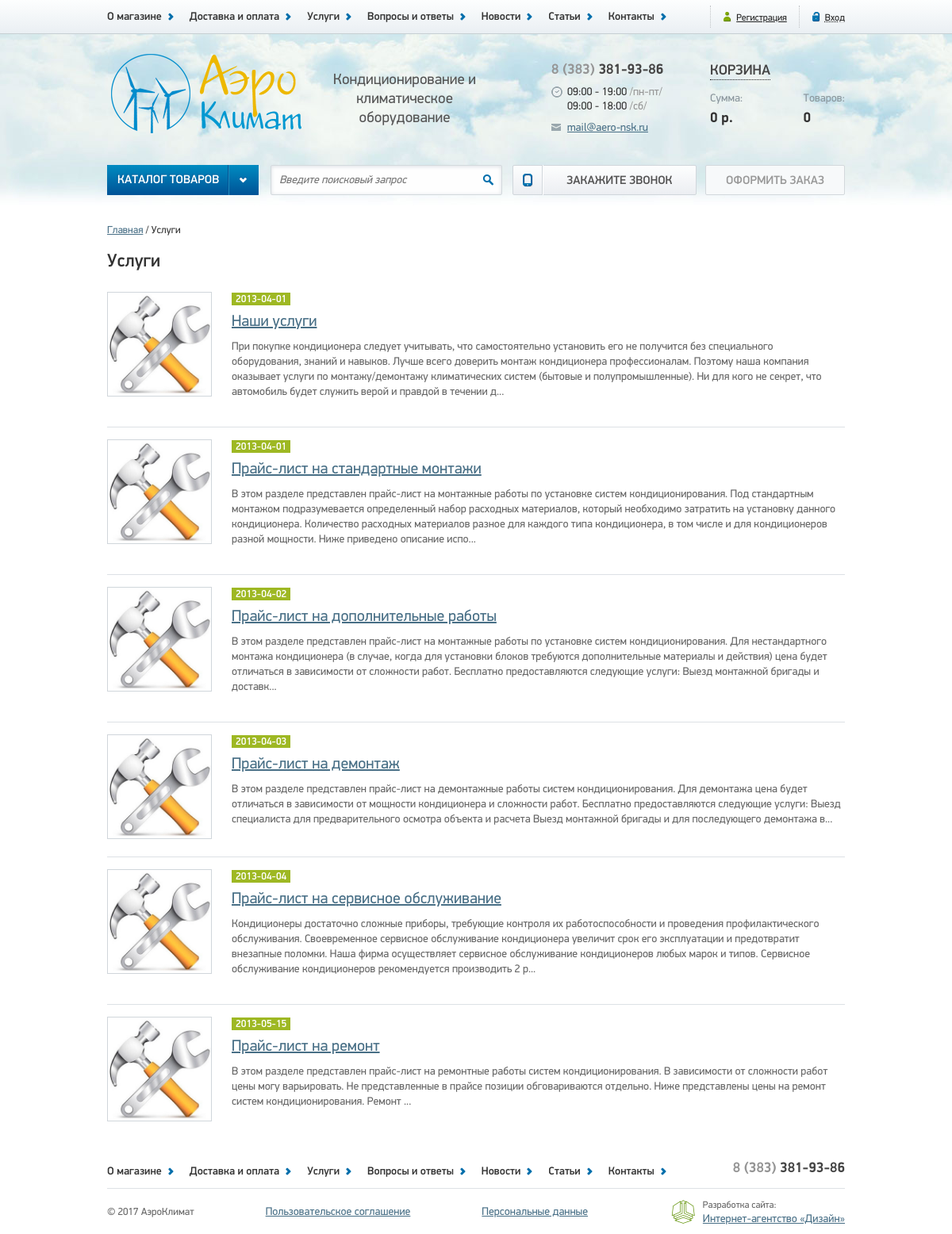
/services, run on the app's committed database.
### tables this page shows
CREATE TABLE `pages` (
  `id` int(3) NOT NULL,
  `name` varchar(255) NOT NULL,
  `title` varchar(255) NOT NULL,
  `meta_d` varchar(255) NOT NULL,
  `meta_k` varchar(255) NOT NULL,
  `image` varchar(255) NOT NULL,
  `text` text NOT NULL,
  `text1` text NOT NULL,
  `text2` text NOT NULL,
  `text3` text NOT NULL
);

CREATE TABLE `services` (
  `id` int(5) NOT NULL,
  `author_id` int(5) DEFAULT NULL,
  `title` varchar(255) NOT NULL,
  `date` date NOT NULL,
  `image` varchar(255) NOT NULL,
  `text` text NOT NULL
);

### app/Controllers/Services.php (called while the page is built, shortened)
<?php
class Services
    extends Controller
{
    protected function actionDefault()
    {
        $this->view->items = Service::findAll();
        $this->view->page  = Page::findByName('services');
        $this->view->display(__DIR__ . '/../../views/default/news.php');
    }
}

### public/index.php (called while the page is built, shortened)
<?php
$uri = $_SERVER['REQUEST_URI'];
$parts = explode('/', $uri);
foreach ($parts as $key => $part){
    $parts[$key] = ucfirst($part);
}
if ($parts[1] === 'Admin'){
    $controllerClass = '\\App\\Controllers\\Admin\\' . (!empty($parts[2]) ? $parts[2] : 'Index');
    if (!class_exists($controllerClass)) {
        $controller = new Errors();
        $controller->action('403');
    }
    $actionName = (!empty($parts[3]) ? $parts[3] : 'Default');
} else {
    $actionName = (!empty($parts[2]) ? $parts[2] : 'Default');
}
$controller = new $controllerClass;
try {
    $controller->action($actionName);
} catch (DbException $e) {
    $controller = new Errors();
    $controller->action('500');
} catch (NotFoundException $e) {
    $controller = new Errors();
    $controller->action('404');
}

### app/Db.php (called while the page is built, shortened)
<?php
class Db
{
    protected $dbh;
    public function __construct()
    {
        $config = Config::getInstance()->data;
        $dsn = 'mysql:host=' . $config['db']['host'] . ';dbname=' . $config['db']['dbname'];
        try {
            $this->dbh = new \PDO($dsn, $config['db']['user'], $config['db']['password']);
        } catch (\PDOException $e) {
            $exc = new DbException($e->getMessage(), $e->getCode());
            Logger::getInstance()->emergency($exc);
            throw $exc;
        }
    }
    public function query(string $sql, string $class, array $params = [])
    {
        try {
            $sth = $this->dbh->prepare($sql);
            $sth->execute($params);
            return $sth->fetchAll(\PDO::FETCH_CLASS, $class);
        } catch (\PDOException $e) {
            $exc = new DbException($e->getMessage(), $e->getCode());
            Logger::getInstance()->error($exc);
            throw $exc;
        }
    }
}

### app/Traits/Singleton.php (called while the page is built, shortened)
<?php
trait Singleton
{
    private static $instance = null;
    public static function getInstance()
    {
        if (static::$instance === null) {
            static::$instance = new static();
        }
        return static::$instance;
    }
}

### app/Config.php (called while the page is built, shortened)
<?php
class Config
{
    private function __construct()
    {
        $this->data = require __DIR__ . '/../config/config.php';
    }
}

### config/config.php (called while the page is built)
<?php
return [
    'db' => [
        'host'     => 'localhost',
        'dbname'   => 'aero',
        'user'     => 'root',
        'password' => ''
    ],
    'log' => [
        'error'    => __DIR__ . '/../logs/errors.log'
    ]
];

### app/Models/Model.php (called while the page is built, shortened)
<?php
abstract class Model
{
    protected static $table = null;
    public static function findAll()
    {
        $sql = 'SELECT * FROM ' . static::$table . ' ORDER BY id';
        $db = new Db();
        $data = $db->query($sql, static::class);
        return $data;
    }
    public static function findByName(string $name)
    {
        $sql = 'SELECT * FROM ' . static::$table . ' WHERE name=:name';
        $params = [
            ':name' => $name
        ];
        $db = new Db();
        $data = $db->query($sql, static::class, $params);
        return array_shift($data);
    }
}

### app/Traits/Magic.php (called while the page is built, shortened)
<?php
trait Magic
{
    protected $data = [];
    public function __set($name, $value)
    {
        $this->data[$name] = $value;
    }
    public function __get($name)
    {
        return $this->data[$name];
    }
}

### app/Models/Service.php (called while the page is built, shortened)
<?php
class Service
    extends Model
{
    public function __get($name)
    {
        return $this->data[$name];
    }
}

### views/default/news.php (the view)
<?php require __DIR__ . '/../header.php'; ?>
<section class="container clearfix">
    <div class="path">
        <span>
            <a href="/">Главная</a>
        </span>
        <span>
            <?php echo $page->title; ?>
        </span>
    </div>
    <main class="wide">
        <h1><?php echo $page->title; ?></h1>
        <?php foreach ($items as $item) : ?>
            <article class="clearfix">
                <img class="left" src="/images/<?php echo $page->name; ?>/<?php echo $item->image; ?>" width="130"/>
                <span class="date"><?php echo $item->date; ?></span>
                <a href="/<?php echo $page->name; ?>/show/?id=<?php echo $item->id; ?>" class="title">
                    <?php echo $item->title; ?>
                </a>
                <p><?php echo strip_tags(mb_substr($item->text, 0, 400) . '...'); ?></p>
            </article>
        <?php endforeach; ?>
    </main>
</section>
<?php require __DIR__ . '/../footer.php';

### public/css/style.css (style rules this page uses)
.left { float: left; }
.clearfix::after { content:""; display: table; clear: both; }
body { background: #ffffff url(/images/bg.jpg) repeat-x 0 42px; }
p { font: 14px/19px "Display"; color: #666666; margin-top: 10px; margin-bottom: 20px; }
h1 { font: 23px "DisplayMedium"; color: #333; padding-bottom: 10px; }
.container { width: 930px; margin: 0 auto; }
.path { margin: 15px 0; font: 13px "Display"; color: #333333; }
.path a { font-size: 13px; }
.path span:after { content: " / "; }
.path span:last-child::after { content: ""; }
main.wide img, main.narrow img { border: 1px solid #D0D6DB; margin: 0 25px 7px 0; }
main.wide article, main.narrow article { padding: 15px 0; border-bottom: 1px solid #dde1e5; }
main.wide article:last-child, main.narrow article:last-child { border-bottom: none; }
main.wide .date, main.narrow .date { font: 13px "DisplayMedium"; color: #fff; padding: 0 5px; background: #9eb823; }
main.wide .title, main.narrow .title { display: block; font: 20px/24px "Display"; margin: 8px 0; }

### data on the page
pages: title "Услуги"
services: image.name (picture), date "2013-04-01", title "Наши услуги", text "При покупке кондиционера следует учитывать, что самостоятельно установить его не получится без специального оборудования, знаний и навыков. Лучше всего доверить монтаж кондиционера профессионалам. Поэтому наша компания оказывает услуги по монтажу/демонтажу климатических систем (бытовые и полупромышленные). Ни для кого не секрет, что автомобиль будет служить верой и правдой в течении д..."
services: image.name (picture), date "2013-04-01", title "Прайс-лист на стандартные монтажи", text "В этом разделе представлен прайс-лист на монтажные работы по установке систем кондиционирования. Под стандартным монтажом подразумевается определенный набор расходных материалов, который необходимо затратить на установку данного кондиционера. Количество расходных материалов разное для каждого типа кондиционера, в том числе и для кондиционеров разной мощности. Ниже приведено описание испо..."
services: image.name (picture), date "2013-04-02", title "Прайс-лист на дополнительные работы", text "В этом разделе представлен прайс-лист на монтажные работы по установке систем кондиционирования. Для нестандартного монтажа кондиционера (в случае, когда для установки блоков требуются дополнительные материалы и действия) цена будет отличаться в зависимости от сложности работ. Бесплатно предоставляются следующие услуги: Выезд монтажной бригады и доставк..."
services: image.name (picture), date "2013-04-03", title "Прайс-лист на демонтаж", text "В этом разделе представлен прайс-лист на демонтажные работы систем кондиционирования. Для демонтажа цена будет отличаться в зависимости от мощности кондиционера и сложности работ. Бесплатно предоставляются следующие услуги: Выезд специалиста для предварительного осмотра объекта и расчета Выезд монтажной бригады и для последующего демонтажа в..."
services: image.name (picture), date "2013-04-04", title "Прайс-лист на сервисное обслуживание", text "Кондиционеры достаточно сложные приборы, требующие контроля их работоспособности и проведения профилактического обслуживания. Своевременное сервисное обслуживание кондиционера увеличит срок его эксплуатации и предотвратит внезапные поломки. Наша фирма осуществляет сервисное обслуживание кондиционеров любых марок и типов. Сервисное обслуживание кондиционеров рекомендуется производить 2 р..."
services: image.name (picture), date "2013-05-15", title "Прайс-лист на ремонт", text "В этом разделе представлен прайс-лист на ремонтные работы систем кондиционирования. В зависимости от сложности работ цены могу варьировать. Не представленные в прайсе позиции обговариваются отдельно. Ниже представлены цены на ремонт систем кондиционирования. Ремонт ..."
